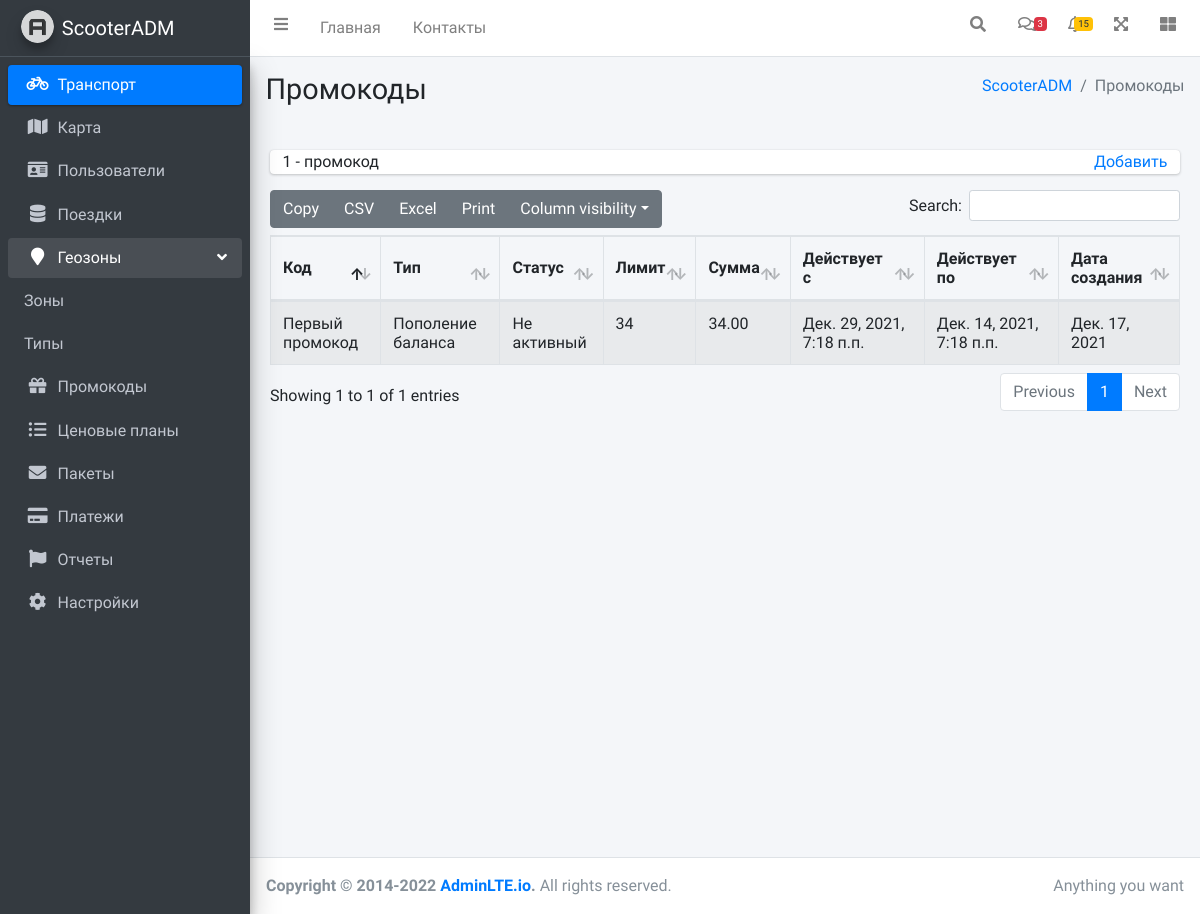
The page /promocodes.html on the database as committed earlier.
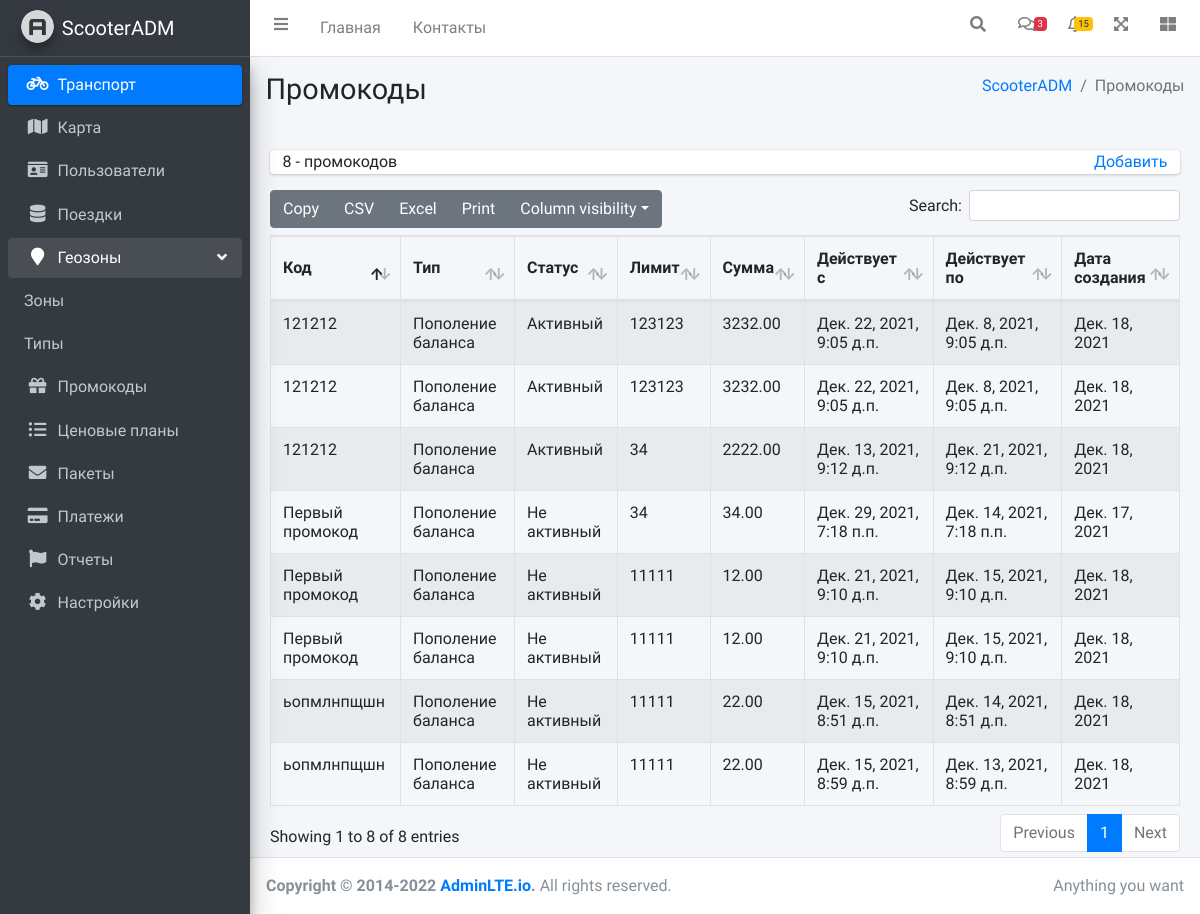
The same page on the database as committed later.
### adm/models.py (models this page shows, shortened)
class PromoCodes(models.Model):
    NameOfPromoCode = models.CharField(max_length=30, null=True, verbose_name="Название промокода")
    TypeOfPromoCode = models.ForeignKey(TypesOfPromoCodes, on_delete=models.SET_NULL, null=True, verbose_name="Тип")
    StatusOfPromoCode = models.ForeignKey(StatusesOfPromoCodes, on_delete=models.SET_NULL, null=True, verbose_name="Статус")
    Limit = models.IntegerField(null=True, max_length=3, verbose_name="Лимит")
    Sum = models.DecimalField(max_digits=7, decimal_places=2, verbose_name="Сумма")
    StartOfActive = models.DateTimeField(auto_now=False, auto_now_add=False, verbose_name="Действует с")
    EndOfActive = models.DateTimeField(auto_now=False, auto_now_add=False, verbose_name="Действует по")
    DateOfCreation = models.DateField(auto_now=False, auto_now_add=True, verbose_name="Дата создания")

class TypesOfPromoCodes(models.Model):
    TypeOfPromoCode = models.CharField(max_length=30, null=True, verbose_name="Тип")
    def __str__(self):
        return str(self.TypeOfPromoCode)

class StatusesOfPromoCodes(models.Model):
    StatusOfPromoCode = models.CharField(max_length=30, null=True, verbose_name="Статус")
    def __str__(self):
        return str(self.StatusOfPromoCode)

### adm/views.py (the view)
# urls.py: path('promocodes.html', views.promocodes, name='promocodes'),
def promocodes(request):
    if request.method == 'POST':
        form = AddPromocodeForm(request.POST)
        if form.is_valid():
            form.save()
            return redirect('promocodes.html')
    else:
        form = AddPromocodeForm()
    Promocodes = PromoCodes.objects.all()
    name = "Промокоды"
    summ = PromoCodes.objects.count()
    n = summ % 10
    if n == 0:
        nn = 'промокодов'
    elif n == 1:
        nn = 'промокод'
    elif (n >= 2 and n <= 4):
        nn = 'промокода'
    elif (5 <= n <= 10):
        nn = 'промокодов'
    else:
        nn = 'промокодов.'
    return render(request, 'adm/promocodes.html', {'form': form,'summ': summ, 'nn': nn,'name': name, 'Promocodes': Promocodes})

### adm/forms.py
class AddPromocodeForm(forms.ModelForm):
    class Meta:
        model = PromoCodes
        fields = ['NameOfPromoCode', 'TypeOfPromoCode', 'StatusOfPromoCode', 'Limit', 'Sum', 'StartOfActive', 'EndOfActive']
        widgets = {
            "NameOfPromoCode": TextInput(attrs={'style': 'width:100%'}),
            "TypeOfPromoCode": Select(attrs={'style': 'width:100%'}),
            "StatusOfPromoCode": Select(attrs={'style': 'width:100%'}),
            "Limit": TextInput(attrs={'style': 'width:100%'}),
            "Sum": TextInput(attrs={'style': 'width:100%'}),
            "StartOfActive": DateTimeInput(attrs={'style': 'display:none','id':'id_StartOfActive', 'value':'nine'}),
             "EndOfActive": DateTimeInput(attrs={'style': 'display:none; width:100%','id':'id_EndOfActive'}),
        }

### templates/adm/promocodes.html (shortened to what this page needs)
{% extends 'adm/index.html' %}
{% load static %}
{% block content_header %}
<div class="content-header">
      <div class="container-fluid">
        <div class="row mb-2">
          <div class="col-sm-6">
            <h1 class="m-0">{{name}}</h1>
          </div>
          <div class="col-sm-6">
            <ol class="breadcrumb float-sm-right">
              <li class="breadcrumb-item"><a href="#">{% block content_header_breadcrumb %}ScooterADM{% endblock %}</a></li>
              <li class="breadcrumb-item active">{{name}}</li>
            </ol>
          </div>
        </div>
      </div>
    </div>
{% endblock %}
{% block main_content.html %}
<div class="card-body">
  <div class="info-box" style="min-height: 0px; padding: 0.1rem;">
    <div class="info-box-content" >
      <table>
          <tr>
              <td><font style="text-align: left;">{{summ}} - {{nn}}
              </font></td>
              <td style="text-align: right;">
                  <a href="#popup">
                  Добавить
                  </a>
              </td>
          </tr>
      </table>
    </div>
  </div>
  <table id="example1" class="table table-bordered table-striped">
    <thead>
      <tr>
        <th>Код</th>
        <th>Тип</th>
        <th>Статус</th>
        <th>Лимит</th>
        <th>Сумма</th>
        <th>Действует с</th>
        <th>Действует по</th>
        <th>Дата создания</th>
      </tr>
    </thead>
    <tbody>
        {%for el in Promocodes %}
        <tr>
          <td>{{el.NameOfPromoCode}}</td>
          <td>{{el.TypeOfPromoCode}}</td>
          <td>{{el.StatusOfPromoCode}}</td>
          <td>{{el.Limit}}</td>
          <td>{{el.Sum}}</td>
          <td>{{el.StartOfActive}}</td>
          <td>{{el.EndOfActive}}</td>
          <td>{{el.DateOfCreation}}</td>
        </tr>
        {% endfor%}
    </tbody>
  </table>
</div>
{% endblock %}

### templates/adm/index.html (shortened to what this page needs)
{% load static %}
<html>
<html lang="ru">
<head>
  <link rel="stylesheet" href="{% static 'adm/plugins/datatables-bs4/css/dataTables.bootstrap4.min.css' %}">
  <link rel="stylesheet" href="{% static 'adm/plugins/datatables-responsive/css/responsive.bootstrap4.min.css' %}">
  <link rel="stylesheet" href="{% static 'adm/plugins/datatables-buttons/css/buttons.bootstrap4.min.css' %}">
  <link rel="stylesheet" href="{% static 'adm/plugins/fontawesome-free/css/all.min.css' %}">
  <link rel="stylesheet" href="{% static 'adm/dist/css/adminlte.min.css' %}">
<link rel="stylesheet" href="https://unpkg.com/leaflet@1.7.1/dist/leaflet.css" />
</head>
<body class="sidebar-mini layout-navbar-fixed sidebar-closed sidebar-open">
<div class="wrapper">
    {% include 'adm/main_header.html' %}
    {% include 'adm/sidebar.html' with person="active" %}
  <div class="content-wrapper">
      {% block content_header %}
      {% endblock %}
     {% block main_content.html %}
      {% endblock %}
  </div>
{% include 'adm/footer.html' %}
</div>
</body>
</html>

### templates/adm/main_header.html (shortened to what this page needs)
{% load static %}
<nav id="header" class="main-header navbar navbar-expand navbar-white navbar-light">
    <ul class="navbar-nav">
      <li class="nav-item">
        <a class="nav-link" data-widget="pushmenu" href="#" role="button"><i class="fas fa-bars"></i></a>
      </li>
      <li class="nav-item d-none d-sm-inline-block">
        <a href="transport.html" class="nav-link">Главная</a>
      </li>
      <li class="nav-item d-none d-sm-inline-block">
        <a href="#" class="nav-link">Контакты</a>
      </li>
    </ul>
    <ul class="navbar-nav ml-auto">
      <li class="nav-item">
        <a class="nav-link" data-widget="navbar-search" href="#" role="button">
          <i class="fas fa-search"></i>
        </a>
      </li>
      <li class="nav-item dropdown">
        <a class="nav-link" data-toggle="dropdown" href="#">
          <i class="far fa-comments"></i>
          <span class="badge badge-danger navbar-badge">3</span>
        </a>
      </li>
      <li class="nav-item dropdown">
        <a class="nav-link" data-toggle="dropdown" href="#">
          <span class="badge badge-warning navbar-badge">15</span>
        </a>
      </li>
      <li class="nav-item">
        <a class="nav-link" data-widget="fullscreen" href="#" role="button">
          <i class="fas fa-expand-arrows-alt"></i>
        </a>
      </li>
      <li class="nav-item">
        <a class="nav-link" data-widget="control-sidebar" data-slide="true" href="#" role="button">
          <i class="fas fa-th-large"></i>
        </a>
      </li>
    </ul>
  </nav>

### templates/adm/sidebar.html (shortened to what this page needs)
{% load static %}
<aside class="main-sidebar sidebar-dark-primary elevation-4">
    <a href="transport.html" class="brand-link">
      <img src="{% static 'adm/dist/img/AdminLTELogo.png'%}" alt="AdminLTE Logo" class="brand-image img-circle elevation-3" style="opacity: .8">
      <span class="brand-text font-weight-light">ScooterADM</span>
    </a>
    <div class="sidebar">
      <nav class="mt-2">
        <ul class="nav nav-pills nav-sidebar flex-column" data-widget="treeview" role="menu" data-accordion="false">
          <li class="nav-item">
            <a href="{% url 'transport' %}" class="nav-link {{person}}">
              <i class="nav-icon fas fa-bicycle"></i>
              <p>
                Транспорт
              </p>
            </a>
          </li>
          <li class="nav-item">
            <a href="{% url 'map' %}" class="nav-link">
              <i class="nav-icon fas fa-map"></i>
              <p>
                Карта
              </p>
            </a>
          </li>
          <li class="nav-item">
            <a href="{% url 'users' %}" class="nav-link">
              <i class="nav-icon fa fa-id-card"></i>
              <p>
                Пользователи
              </p>
            </a>
          </li>
          <li class="nav-item">
            <a href="{% url 'trips' %}" class="nav-link">
              <i class="nav-icon fa fa-database"></i>
              <p>
                Поездки
              </p>
            </a>
          </li>
          <li class="nav-item menu-open">
            <a href="#" class="nav-link">
              <i class="nav-icon fa fa-map-marker"></i>
              <p>
                Геозоны
                <i class="right fas fa-angle-left"></i>
              </p>
            </a>
            <ul class="nav nav-treeview">
              <li class="nav-item">
                <a href="{% url 'zone' %}" class="nav-link">
                  <p>Зоны</p>
                </a>
              </li>
              <li class="nav-item">
                <a href="{% url 'typeofzone' %}" class="nav-link">
                  <p>Типы</p>
                </a>
              </li>
            </ul>
          </li>
          <li class="nav-item">
            <a href="{% url 'promocodes' %}" class="nav-link">
              <i class="nav-icon fa fa-gift"></i>
              <p>
                Промокоды
              </p>
            </a>
          </li>
          <li class="nav-item">
            <a href="../gallery.html" class="nav-link">
              <i class="nav-icon fa fa-list-ul"></i>
              <p>
                Ценовые планы
              </p>
            </a>
          </li>
          <li class="nav-item">
            <a href="../gallery.html" class="nav-link">
              <i class="nav-icon fa fa-envelope"></i>
              <p>
                Пакеты
              </p>
            </a>
          </li>
          <li class="nav-item">
            <a href="../gallery.html" class="nav-link">
              <i class="nav-icon fa fa-credit-card"></i>
              <p>
                Платежи
              </p>
            </a>
          </li>
          <li class="nav-item">
            <a href="../gallery.html" class="nav-link">
              <i class="nav-icon fa fa-flag"></i>
              <p>
                Отчеты
              </p>
            </a>
          </li>
          <li class="nav-item">
            <a href="../gallery.html" class="nav-link">
              <i class="nav-icon fa fa-cog"></i>
              <p>
                Настройки
              </p>
            </a>
          </li>
        </ul>
      </nav>
    </div>
  </aside>

### templates/adm/footer.html
  <footer class="main-footer">
    <div class="float-right d-none d-sm-inline">
      Anything you want
    </div>
    <strong>Copyright &copy; 2014-2022 <a href="https://adminlte.io">AdminLTE.io</a>.</strong> All rights reserved.
  </footer>

Rows that differ between the two databases and show on the page:
added PromoCodes: NameOfPromoCode "ьопмлнпщшн", TypeOfPromoCode "Пополение баланса", StatusOfPromoCode "Не активный", Limit "11111", Sum "22.00", StartOfActive "Дек. 15, 2021, 8:51 д.п.", EndOfActive "Дек. 14, 2021, 8:51 д.п.", DateOfCreation "Дек. 18, 2021"
added PromoCodes: NameOfPromoCode "ьопмлнпщшн", TypeOfPromoCode "Пополение баланса", StatusOfPromoCode "Не активный", Limit "11111", Sum "22.00", StartOfActive "Дек. 15, 2021, 8:59 д.п.", EndOfActive "Дек. 13, 2021, 8:59 д.п.", DateOfCreation "Дек. 18, 2021"
added PromoCodes: NameOfPromoCode "121212", TypeOfPromoCode "Пополение баланса", StatusOfPromoCode "Активный", Limit "123123", Sum "3232.00", StartOfActive "Дек. 22, 2021, 9:05 д.п.", EndOfActive "Дек. 8, 2021, 9:05 д.п.", DateOfCreation "Дек. 18, 2021"
added PromoCodes: NameOfPromoCode "121212", TypeOfPromoCode "Пополение баланса", StatusOfPromoCode "Активный", Limit "123123", Sum "3232.00", StartOfActive "Дек. 22, 2021, 9:05 д.п.", EndOfActive "Дек. 8, 2021, 9:05 д.п.", DateOfCreation "Дек. 18, 2021"
added PromoCodes: NameOfPromoCode "Первый промокод", TypeOfPromoCode "Пополение баланса", StatusOfPromoCode "Не активный", Limit "11111", Sum "12.00", StartOfActive "Дек. 21, 2021, 9:10 д.п.", EndOfActive "Дек. 15, 2021, 9:10 д.п.", DateOfCreation "Дек. 18, 2021"
added PromoCodes: NameOfPromoCode "Первый промокод", TypeOfPromoCode "Пополение баланса", StatusOfPromoCode "Не активный", Limit "11111", Sum "12.00", StartOfActive "Дек. 21, 2021, 9:10 д.п.", EndOfActive "Дек. 15, 2021, 9:10 д.п.", DateOfCreation "Дек. 18, 2021"
added PromoCodes: NameOfPromoCode "121212", TypeOfPromoCode "Пополение баланса", StatusOfPromoCode "Активный", Limit "34", Sum "2222.00", StartOfActive "Дек. 13, 2021, 9:12 д.п.", EndOfActive "Дек. 21, 2021, 9:12 д.п.", DateOfCreation "Дек. 18, 2021"
Other text that changed with them:
text written by a page script: "Copy CSV Excel Print Column visibility Search: Showing 1 to 1 of 1 entries Previous 1 Next" → "Copy CSV Excel Print Column visibility Search: Showing 1 to 8 of 8 entries Previous 1 Next"
{{ summ }}: "1" → "8"
{{ nn }}: "промокод" → "промокодов"
